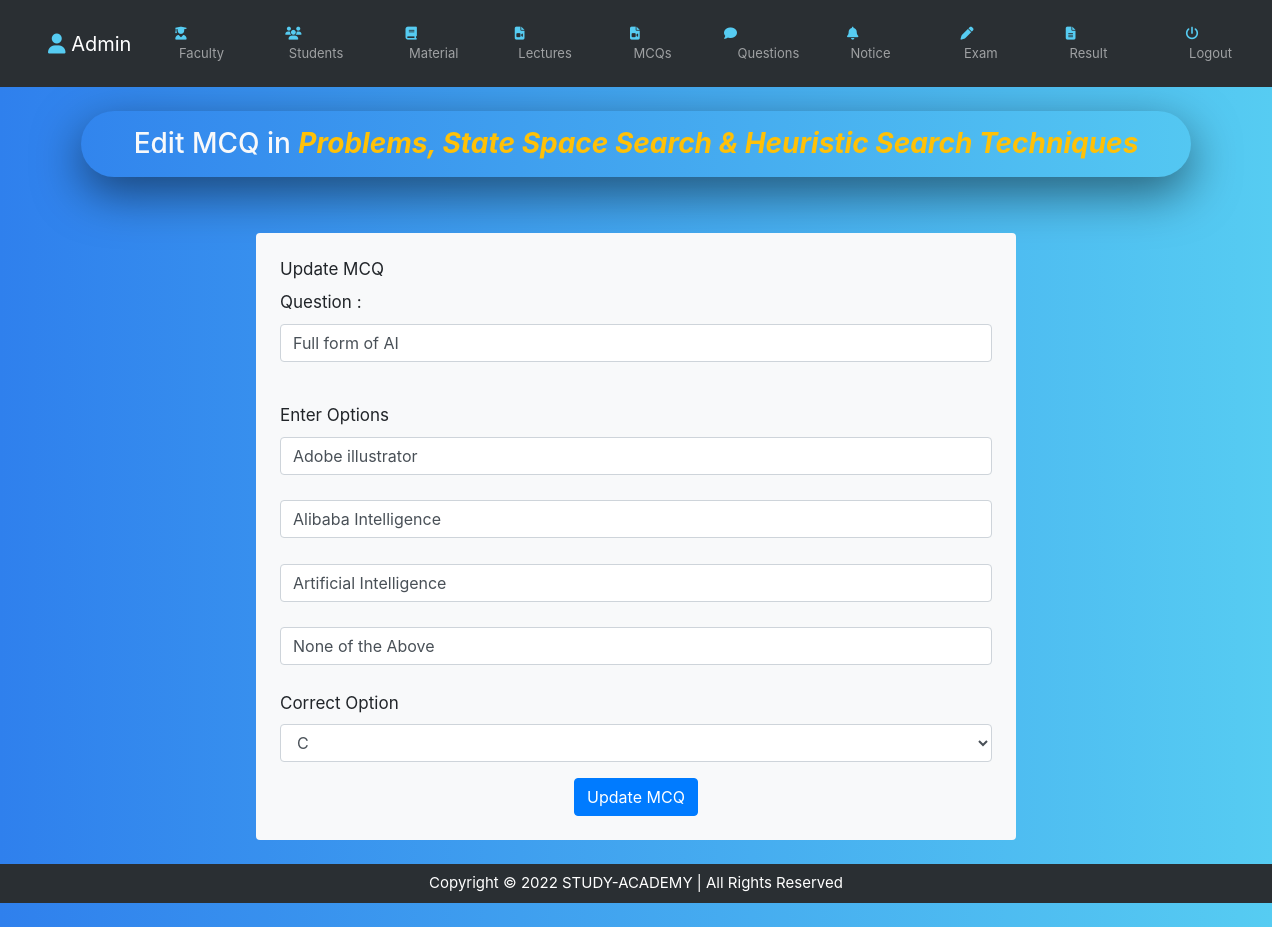
/faculty/edit_mcq.php?mcq_id=2 (signed in), run on the app's committed database.
### tables this page shows
CREATE TABLE `unit` (
  `unit_id` int(25) NOT NULL,
  `sub_id` int(25) NOT NULL,
  `unit_number` int(25) NOT NULL,
  `unit_name` varchar(255) NOT NULL,
  `create_time` datetime NOT NULL DEFAULT current_timestamp(),
  `update_time` datetime DEFAULT NULL
);

CREATE TABLE `mcqs` (
  `mcq_id` int(25) NOT NULL,
  `sub_id` int(25) NOT NULL,
  `unit_id` int(25) NOT NULL,
  `mcq_no` int(25) NOT NULL,
  `question` text NOT NULL,
  `option_1` varchar(255) NOT NULL,
  `option_2` varchar(255) NOT NULL,
  `option_3` varchar(255) NOT NULL,
  `option_4` varchar(255) NOT NULL,
  `answer` varchar(255) NOT NULL,
  `create_time` datetime NOT NULL DEFAULT current_timestamp(),
  `update_time` datetime DEFAULT NULL
);

### inc/function.php (called while the page is built, shortened)
<?php
require '../db/dbcon.php';
	?>
<?php
function unit_id($unit_id) {
	global $con;
	    $Select_Subject = "SELECT * FROM unit WHERE unit_id=$unit_id";
	    $SelectResult = mysqli_query($con, $Select_Subject);
	    $row = mysqli_fetch_array($SelectResult);
	     return $row;
}
function safe_string($str) {
	global $con;
	   	$str = trim($str);
  		$str = stripslashes($str);
  		$str = strip_tags($str);
  		$str = htmlspecialchars($str);
	   	$str = mysqli_real_escape_string($con,$str);
	return $str;
}
?>

### faculty/edit_mcq.php (the view, shortened to what this page needs)
<?php
require '../db/dbcon.php';
if (isset($_GET['mcq_id']) && $_GET['mcq_id']!='') {
	$mcq_id=safe_string($_GET['mcq_id']);
	if (isset($_POST['add_mcq_btn'])  && $_SERVER['REQUEST_METHOD']=='POST') {
			$question=safe_string($_POST['question']);
			$option_1=safe_string($_POST['option_1']);
			$option_2=safe_string($_POST['option_2']);
			$option_3=safe_string($_POST['option_3']);
			$option_4=safe_string($_POST['option_4']);
			$answer=safe_string($_POST['answer']);
			$sql="UPDATE `mcqs` SET `question`='$question', `option_1`='$option_1', `option_2`='$option_2', `option_3`='$option_3', `option_4`='$option_4', `answer`='$answer' WHERE  mcq_id=$mcq_id";
			$result=mysqli_query($con, $sql);
			if (!$result) {
				$error = mysqli_error($con);
				echo "<center><h2>No reocrds inserted !!<br>" . $error . "<h2></center>";
			}else{
				echo "<script>  window.history.go(-2); </script>";
			}
	}else{
		$esql="SELECT * from mcqs WHERE mcq_id=$mcq_id";
		$eres=mysqli_query($con,$esql) or die(mysqli_error($con));
		if(mysqli_num_rows($eres)>0){
			$erow=mysqli_fetch_assoc($eres);
		}else{
			echo "Error 404 Not found ";
		}
	}
	$unit_id=mysqli_fetch_assoc(mysqli_query($con,"SELECT unit_id FROM mcqs WHERE mcq_id=$mcq_id"));
	$unit=unit_id($unit_id['unit_id']);
?>
	<body >
		<div class="container" style="font-size: 17px;">
			<center>
				<div class="">
				<h3 class="rounded-pill shadow-lg text-light  mt-4 p-3 ">Edit MCQ in <b class="text-warning"><i><?php echo $unit['unit_name']  ?></i></b></h3>
			</div>
			</center>
			<div class="row">
			<div class="col-md-8 offset-md-2 bg-light p-4 mt-5 rounded">
				<form action="<?php echo htmlspecialchars($_SERVER['REQUEST_URI']) ?>" method="POST">
					<label for="question">Update MCQ</label>
					<div class="form-group">
						<label for="question">Question :</label>
						<input type="text" name="question" value="<?php echo $erow['question'] ?> " placeholder="Enter question" class="form-control" ><br>
					</div>
					<div class="form-group">
						<label for="question">Enter Options</label>
						<input type="text" name="option_1" value="<?php echo $erow['option_1']; ?> " placeholder="Enter Option A" class="form-control" ><br>
						<input type="text" name="option_2" value="<?php echo $erow['option_2']; ?> " placeholder="Enter Option B" class="form-control" ><br>
						<input type="text" name="option_3" value="<?php echo $erow['option_3']; ?> " placeholder="Enter Option C" class="form-control" ><br>
						<input type="text" name="option_4" value="<?php echo $erow['option_4']; ?> " placeholder="Enter Option D" class="form-control" ><br>
						<label for="question">Correct Option</label>
						<select name="answer" class="form-control">
							<option value="option_3" <?php if($erow['answer']=='option_3'){
								echo "selected";
							}  ?> >C</option>
						</select>
					</div>
					<center>
						<button name="add_mcq_btn" type="submit" class="btn btn-primary">
							Update MCQ
						</button>
					</center>
				</form>
			</div>
		</div>
		</div>
<?php }else{
	echo "Error 404 Not found Invalid Group Id";
}
include 'footer.php'; ?>

### inc/header.php (style rules this page uses)
table,th,td,p, center { font-size: 12px; }
body { background: #56CCF2; background: linear-gradient(to right, #2F80ED, #56CCF2); }

### data on the page
unit: unit_name "Problems, State Space Search & Heuristic Search Techniques"
mcqs: question "Full form of AI", option_1 "Adobe illustrator", option_2 "Alibaba Intelligence", option_3 "Artificial Intelligence", option_4 "None of the Above", answer "C"
